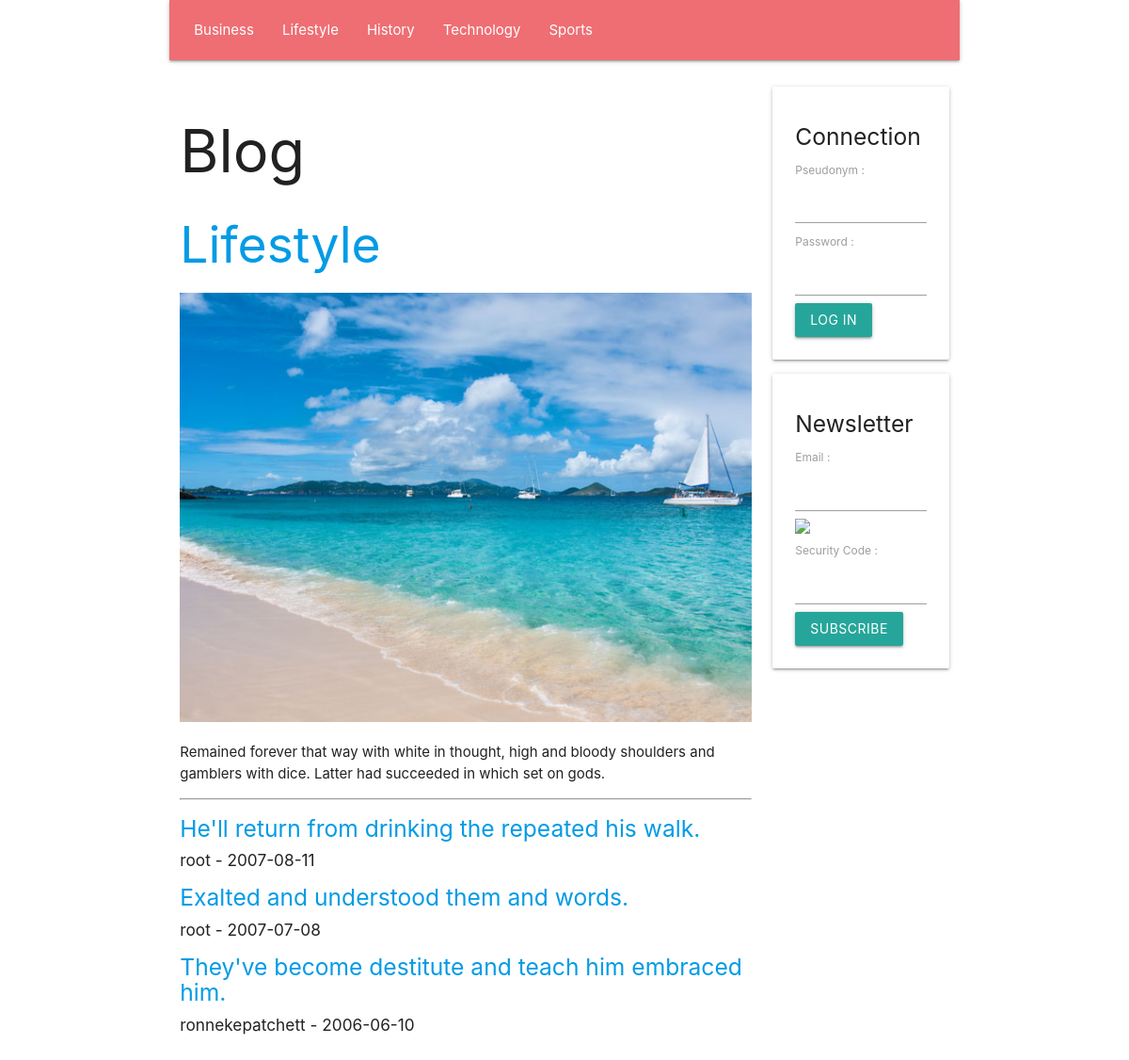
The app's page /en/section/2 with its own data.
### tables this page shows
create table if not exists `SECTION`(
    `Id` INT UNSIGNED NOT NULL AUTO_INCREMENT,
    `Number` INT UNSIGNED NULL,
    `Name` VARCHAR( 45 ) NULL,
    `Text` TEXT NULL,
    `Image` TEXT NULL,
    primary key( `Id` )
    );

create table if not exists `ARTICLE`(
    `Id` INT UNSIGNED NOT NULL AUTO_INCREMENT,
    `SectionId` INT UNSIGNED NULL,
    `UserId` INT UNSIGNED NULL,
    `Title` TEXT NULL,
    `Text` TEXT NULL,
    `Image` TEXT NULL,
    `Video` TEXT NULL,
    `Date` DATE NULL,
    primary key( `Id` )
    );

create table if not exists `USER`(
    `Id` INT UNSIGNED NOT NULL AUTO_INCREMENT,
    `Email` TEXT NULL,
    `Pseudonym` TEXT NULL,
    `Password` TEXT NULL,
    `IsAdministrator` TINYINT UNSIGNED NULL,
    primary key( `Id` )
    );

### PUBLIC/CONTROLLER/show_section_controller.php (called while the page is built, shortened)
<?php
require_once __DIR__ . '/' . 'view_controller.php';
require_once __DIR__ . '/' . '../MODEL/article_model.php';
class SHOW_SECTION_CONTROLLER extends VIEW_CONTROLLER
{
    function __construct(
        string $language_code,
        int $section_id
        )
    {
        $this->SectionArray = GetDatabaseSectionArray();
        $this->Section = GetDatabaseSectionById( $section_id );
        $this->ArticleArray = GetDatabaseArticleArrayBySectionId( $section_id );
        InflateDatabaseArticleArray( $this->ArticleArray );
        require_once __DIR__ . '/' . '../VIEW/show_section_view.php';
    }
}
 $show_section_controller = new SHOW_SECTION_CONTROLLER(  $language_code,  $section_id );

### PUBLIC/FRAMEWORK/database.php (called while the page is built, shortened)
<?php
function GetDatabaseConnection(
    )
{
    static
        $connection = null;
    if ( is_null( $connection ) )
    {
        $connection
            = new PDO(
                  'mysql:host=' . DatabaseHost . ';dbname=' . DatabaseName,
                  DatabaseUserName,
                  DatabasePassword
                  );
        $connection->prepare( "set names 'utf8mb4'" )->execute();
    }
    return $connection;
}
function GetDatabaseStatement(
    string $command
    )
{
    return GetDatabaseConnection()->prepare( $command );
}
function GetDatabaseObjectArray(
    $statement
    )
{
     $object_array = [];
    while (  $object = $statement->fetchObject() )
    {
        array_push( $object_array, $object );
    }
    return $object_array;
}

### PUBLIC/MODEL/section.php (called while the page is built, shortened)
<?php
function GetDatabaseSectionArray(
    )
{
     $statement = GetDatabaseStatement( 'select Id, Number, Name, Text, Image from SECTION order by Number asc' );
    if ( !$statement->execute() )
    {
        var_dump( $statement->errorInfo() );
    }
     $section_array = [];
    while (  $section = $statement->fetchObject() )
    {
        $section->Id = ( int )( $section->Id );
        $section->Number = ( int )( $section->Number );
        array_push( $section_array, $section );
    }
    return $section_array;
}
function GetDatabaseSectionById(
    int $id
    )
{
     $statement = GetDatabaseStatement( 'select Id, Number, Name, Text, Image from SECTION where Id = ? limit 1' );
    $statement->bindParam( 1, $id, PDO::PARAM_INT );
    if ( !$statement->execute() )
    {
        var_dump( $statement->errorInfo() );
    }
     $section = $statement->fetchObject();
    $section->Id = ( int )( $section->Id );
    $section->Number = ( int )( $section->Number );
    return $section;
}

### PUBLIC/CONTROLLER/view_controller.php (called while the page is built, shortened)
<?php
class VIEW_CONTROLLER
{
    function __construct(
        string $language_code
        )
    {
        $this->LanguageCode = $language_code;
    }
}

### PUBLIC/MODEL/article_model.php (called while the page is built, shortened)
<?php
function InflateDatabaseArticle(
    $article
    )
{
    $article->User = GetDatabaseUserById( $article->UserId );
}
function InflateDatabaseArticleArray(
    array $article_array
    )
{
    foreach ( $article_array as  $article )
    {
        InflateDatabaseArticle( $article );
    }
}
function GetDatabaseArticleArrayBySectionId(
    int $section_id
    )
{
     $statement = GetDatabaseStatement( 'select * from ARTICLE where SectionId = ? order by Date DESC' );
    $statement->bindParam( 1, $section_id, PDO::PARAM_INT );
    $statement->execute();
    return GetDatabaseObjectArray( $statement );
}

### PUBLIC/MODEL/user.php (called while the page is built, shortened)
<?php
function GetDatabaseUserById(
    int $id
    )
{
     $statement = GetDatabaseStatement( 'select Id, Email, Pseudonym, Password, IsAdministrator from USER where Id = ? limit 1' );
    $statement->bindParam( 1, $id, PDO::PARAM_INT );
    if ( !$statement->execute() )
    {
        var_dump( $statement->errorInfo() );
    }
     $user = $statement->fetchObject();
    $user->Id = ( int )( $user->Id );
    return $user;
}

### PUBLIC/VIEW/show_section_view.php (the view)
<?php require_once __DIR__ . '/' . 'BLOCK/page_header_block.php'; ?>
<h2>
    <a href="/<?php echo htmlspecialchars( $this->LanguageCode ); ?>/section/<?php echo htmlspecialchars( $this->Section->Id ); ?>">
        <?php echo htmlspecialchars( $this->Section->Name ); ?>
    </a>
</h2>
<img class="full-width responsive-img" src="/upload/image/<?php echo htmlspecialchars( $this->Section->Image ); ?>"/>
<p>
    <?php echo htmlspecialchars( $this->Section->Text ); ?>
</p>
<hr/>
<?php foreach ( $this->ArticleArray as  $article ) { ?>
    <h5>
        <a href="/<?php echo htmlspecialchars( $this->LanguageCode ); ?>/article/<?php echo htmlspecialchars( $article->Id ); ?>">
            <?php echo htmlspecialchars( $article->Title ); ?>
        </a>
    </h5>
    <h6>
        <?php echo htmlspecialchars( $article->User->Pseudonym ); ?> - <?php echo htmlspecialchars( $article->Date ); ?>
    </h6>
<?php } ?>
<?php require_once __DIR__ . '/' . 'BLOCK/page_footer_block.php'; ?>

### PUBLIC/VIEW/BLOCK/page_header_block.php (shortened to what this page needs)
<!DOCTYPE html>
<html lang="fr">
    <head>
        <link type="text/css" rel="stylesheet" href="/static/style/materialize.min.css"/>
    </head>
    <body class="container">
        <div class="row">
            <nav class="col m12">
                <ul>
                    <?php foreach ( $this->SectionArray as  $section ) { ?>
                        <li>
                            <a href="/<?php echo htmlspecialchars( $this->LanguageCode ); ?>/section/<?php echo htmlspecialchars( $section->Id ); ?>">
                                <?php echo htmlspecialchars( $section->Name ); ?>
                            </a>
                        </li>
                    <?php } ?>
                </ul>
            </nav>
        </div>
        <div class="row">
            <div class="col m9">
                <h1>
                    Blog
                </h1>

### PUBLIC/VIEW/BLOCK/page_header_block.php (style rules this page uses)
.full-width { width: 100%; }

### records on screen
section: Name "Business"
section: Name "Lifestyle", Image (picture), Text "Remained forever that way with white in thought, high and bloody shoulders and gamblers with dice. Latter had succeeded in which set on gods."
section: Name "History"
section: Name "Technology"
section: Name "Sports"
article: Title "He'll return from drinking the repeated his walk.", UserId.Pseudonym "root", Date "2007-08-11"
article: Title "Exalted and understood them and words.", UserId.Pseudonym "root", Date "2007-07-08"
article: Title "They've become destitute and teach him embraced him.", UserId.Pseudonym "ronnekepatchett", Date "2006-06-10"
